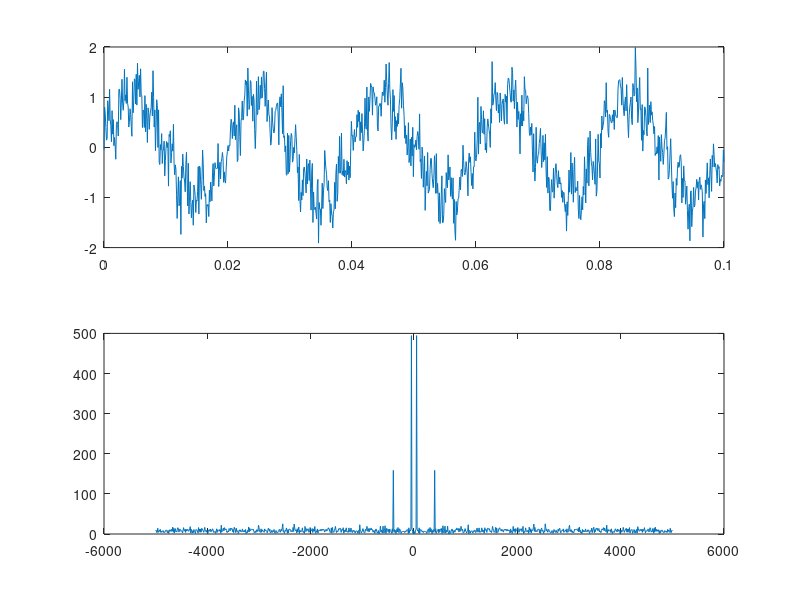
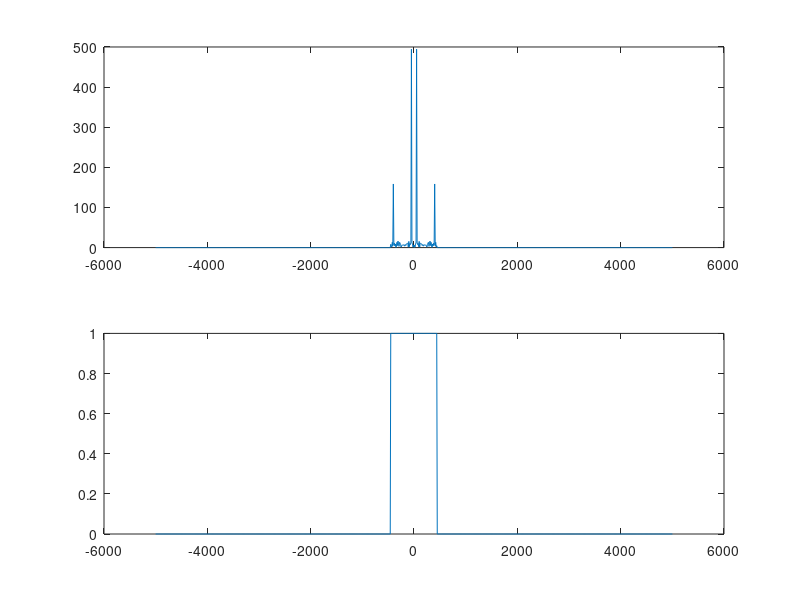
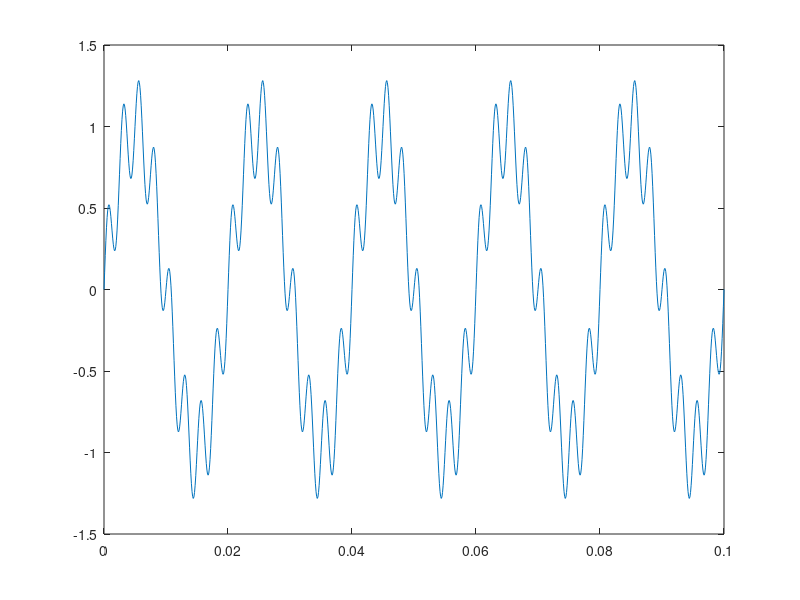
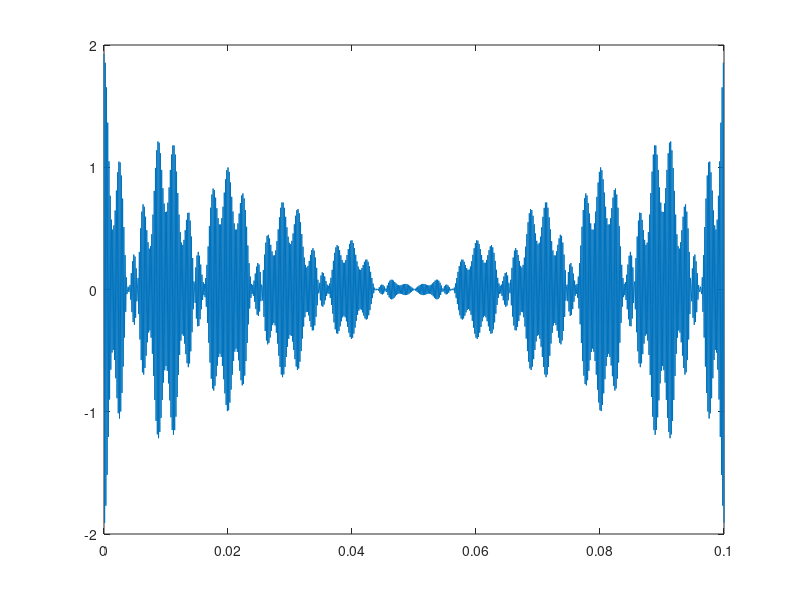

These charts were generated, in order, by the following MATLAB code:
fs=10000;
T=1/fs;
duration=0.1;
t=0:T:duration;
f_dom=(-fs/2):1/duration:fs/2;                           %0:1/duration:fs;

signal = sin(2*pi*50*t)+0.3*sin(2*400*pi*t);
noise = 0.3*randn(1,length(t));
new_signal=signal+noise;
fftsignal=fft(new_signal);
fftshiftedsignal=fftshift(fftsignal);


%% Shifted signal in frequency domain
figure(1)
subplot(2,1,1)
plot(t,new_signal);
subplot(2,1,2)
plot(f_dom,abs(fftshiftedsignal));
tw=900;
filter=rectpuls(f_dom,tw);
filtered_signal=(abs(fftshiftedsignal)).*filter;
%% Filtered signal in frequency domain
figure(2)
subplot(2,1,1)
plot(f_dom, filtered_signal);
subplot(2,1,2)
plot(f_dom, filter); %filter in frequency domain

%% Original signal
figure(3)
plot(t,signal)
%% ifft back to the original
signalintimedomain=ifft(filtered_signal);
figure(4)
plot(t,signalintimedomain);
